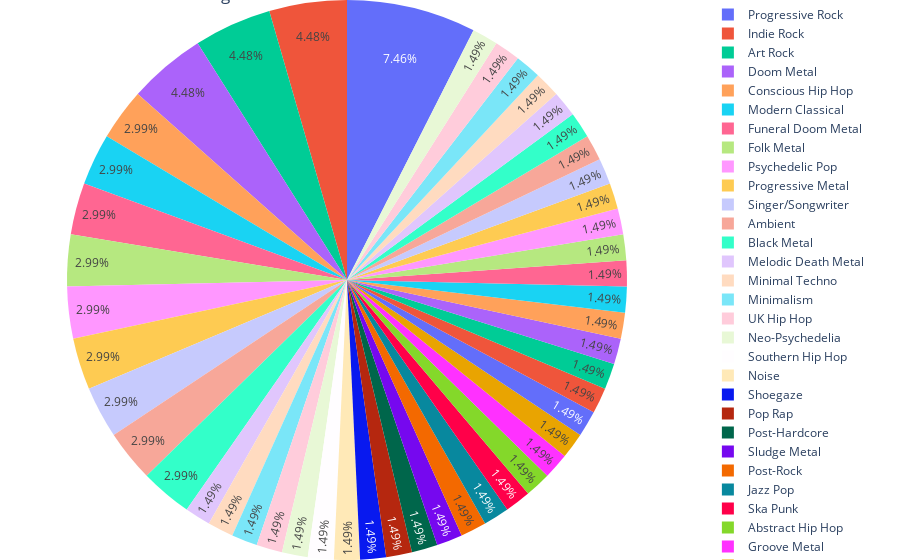

The code cell stored with this chart in its notebook:
### Code cell
#Distribution of album genre in 2007
sc=music[music['year']==2007]
sc1=sc[['Genre1']].value_counts()
sc1_names=sc[['Genre1']].value_counts().index.tolist()
fig_pie = px.pie(sc1, values=sc1,names=sc1_names,title='Distribution of albums genre in 2007')
fig_pie.update_layout(margin=dict(t=0, b=0, l=0, r=0))
fig_pie.show()

### Figure 1 — Plotly figure (JSON) as saved in the notebook; plotly's stock layout.template omitted (floating-point values rounded to 4 significant figures)
{"data": [{"domain": {"x": [0, 1], "y": [0, 1]}, "hovertemplate": "label=%{label}<br>value=%{value}<extra></extra>", "labels": [["Progressive Rock"], ["Indie Rock"], ["Art Rock"], ["Doom Metal"], ["Conscious Hip Hop"], ["Modern Classical"], ["Funeral Doom Metal"], ["Folk Metal"], ["Psychedelic Pop"], ["Progressive Metal"], ["Singer/Songwriter"], ["Ambient"], ["Black Metal"], ["Melodic Death Metal"], ["Minimal Techno"], ["Minimalism"], ["UK Hip Hop"], ["Neo-Psychedelia"], ["Southern Hip Hop"], ["Noise"], ["Shoegaze"], ["Pop Rap"], ["Post-Hardcore"], ["Sludge Metal"], ["Post-Rock"], ["Jazz Pop"], ["Ska Punk"], ["Abstract Hip Hop"], ["Groove Metal"], ["Indie Folk"], ["Dance-Punk"], ["Acoustic Rock"], ["Alt-Country"], ["Atmospheric Black Metal"], ["Atmospheric Sludge Metal"], ["Chamber Pop"], ["Country Soul"], ["Crust Punk"], ["Depressive Black Metal"], ["Heavy Metal"], ["Dirty South"], ["Drone Metal"], ["Electronic"], ["Film Score"], ["Future Garage"], ["Grindcore"], ["Acid Techno"], ["Video Game Music"]], "legendgroup": "", "name": "", "showlegend": true, "type": "pie", "values": [5, 3, 3, 3, 2, 2, 2, 2, 2, 2, 2, 2, 2, 1, 1, 1, 1, 1, 1, 1, 1, 1, 1, 1, 1, 1, 1, 1, 1, 1, 1, 1, 1, 1, 1, 1, 1, 1, 1, 1, 1, 1, 1, 1, 1, 1, 1, 1]}], "layout": {"legend": {"tracegroupgap": 0}, "margin": {"b": 0, "l": 0, "r": 0, "t": 0}, "title": {"text": "Distribution of albums genre in 2007"}}}
